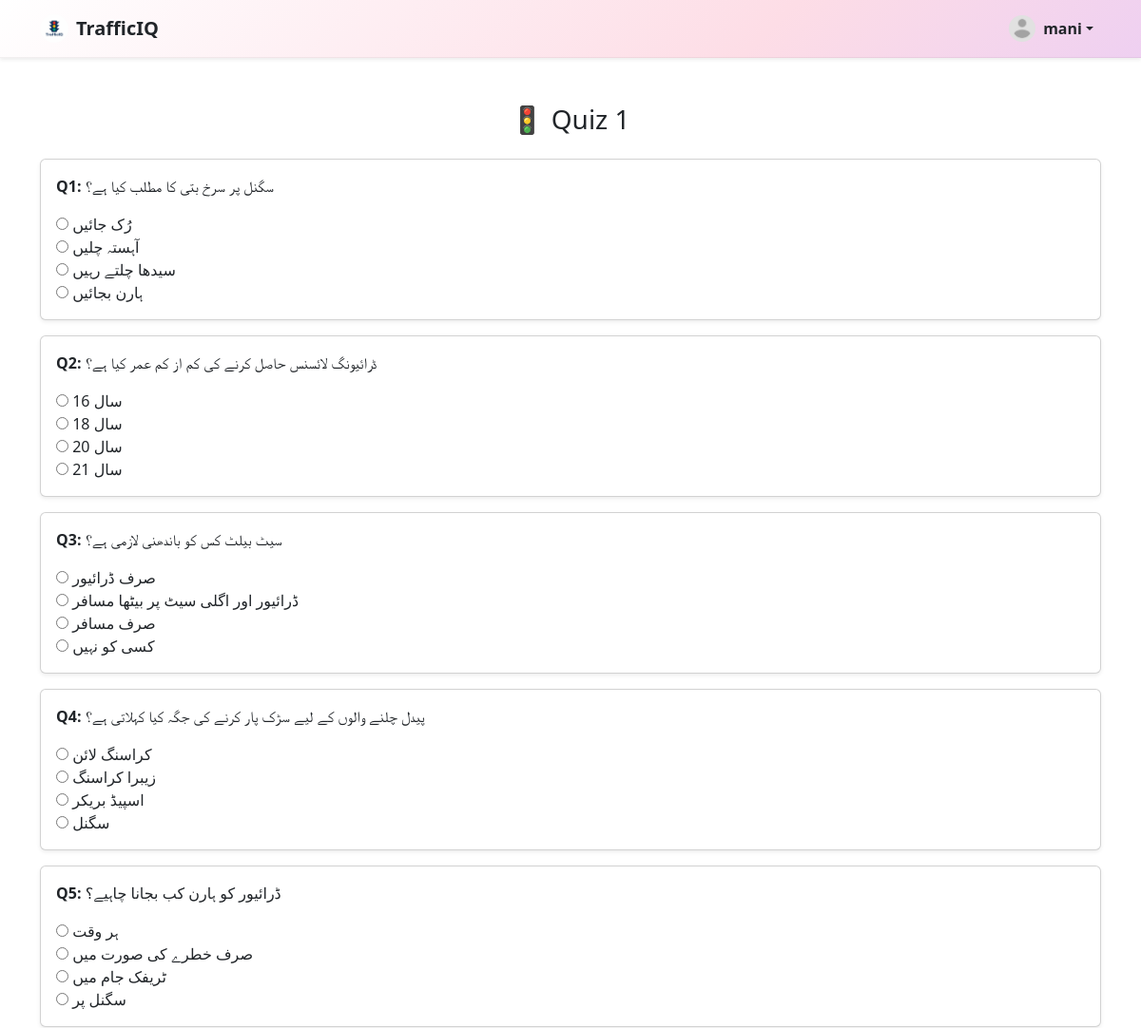
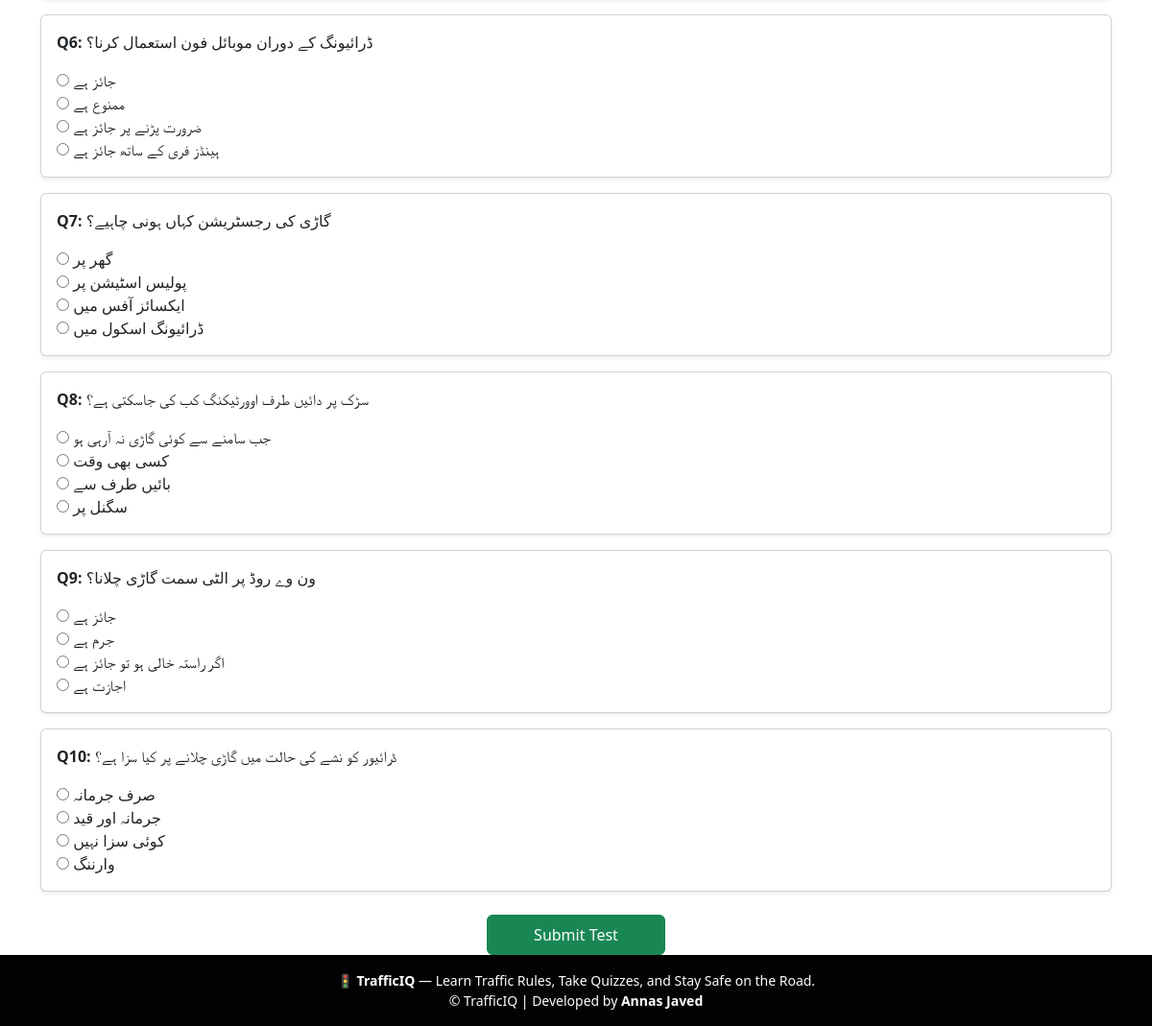
The app's page /en/quiz/3/ (signed in) with its own data (2 pictures, top to bottom).
### Trafficapp/models.py (models this page shows, shortened)
class Profile(models.Model):
    user = models.OneToOneField(User, on_delete=models.CASCADE)
    bio = models.TextField(blank=True, null=True)
    location = models.CharField(max_length=100, blank=True, null=True)
    phone = models.CharField(max_length=15, blank=True, null=True)
    city = models.CharField(max_length=100, blank=True, null=True)
    profile_picture = models.ImageField(
        upload_to='profile_pics/',
        default='profile_pics/default.png',
        blank=True,
        null=True
    )

class QuizTest(models.Model):
    title = models.CharField(max_length=200)
    created_by = models.ForeignKey(User, on_delete=models.CASCADE, null=True, blank=True)
    created_at = models.DateTimeField(auto_now_add=True)

class QuizQuestion(models.Model):
    test = models.ForeignKey(QuizTest, on_delete=models.CASCADE, related_name='questions')
    question = models.TextField()
    option_a = models.CharField(max_length=255)
    option_b = models.CharField(max_length=255)
    option_c = models.CharField(max_length=255)
    option_d = models.CharField(max_length=255)
    image = models.ImageField(upload_to='quiz_images/', blank=True, null=True)
    correct_answer = models.CharField(
        max_length=1,
        choices=ANSWER_CHOICES,
        default='A'
    )
    created_at = models.DateTimeField(auto_now_add=True)

### Trafficapp/views.py (the view, shortened to what this page needs)
# urls.py: path("quiz/<int:test_id>/", views.take_quiz, name="take_quiz"),  # ✅ show questions inside test
@login_required
def take_quiz(request, test_id):
    test = get_object_or_404(QuizTest, id=test_id)  # ✅ prevents DoesNotExist error
    questions = test.questions.all()
    result_data = None  # default state
    return render(request, "Trafficapp/take_quiz.html", {
        "test": test,
        "questions": questions,
        "result_data": result_data,
    })

### Trafficapp/Templates/Trafficapp/take_quiz.html (shortened to what this page needs)
{% extends "base.html" %}
{% block content %}
<div class="container mt-5">
  <h3 class="text-center mb-4">🚦 {{ test.title }}</h3>
  {% if not result_data %}
  <form method="POST">
    {% for q in questions %}
  <div class="card mb-3 shadow-sm">
    <div class="card-body">
      <p><strong>Q{{ forloop.counter }}:</strong> {{ q.question }}</p>
      <div>
        <label><input type="radio" name="{{ q.id }}" value="A" required> {{ q.option_a }}</label><br>
        <label><input type="radio" name="{{ q.id }}" value="B"> {{ q.option_b }}</label><br>
        <label><input type="radio" name="{{ q.id }}" value="C"> {{ q.option_c }}</label><br>
        <label><input type="radio" name="{{ q.id }}" value="D"> {{ q.option_d }}</label>
      </div>
    </div>
  </div>
{% endfor %}
    <div class="text-center mt-4">
      <button type="submit" class="btn btn-success px-5 py-2">Submit Test</button>
    </div>
  </form>
  {% endif %}
</div>
{% endblock %}

### Trafficapp/Templates/base.html (shortened to what this page needs)
{% load static %}
{% load i18n %}
<!DOCTYPE html>
<html lang="en">
<head>
  <link rel="stylesheet" href="{% static 'css/style.css' %}">
  <link href="https://cdn.jsdelivr.net/npm/bootstrap@5.3.3/dist/css/bootstrap.min.css" rel="stylesheet">
  <link rel="stylesheet" href="https://cdn.jsdelivr.net/npm/bootstrap-icons@1.11.3/font/bootstrap-icons.css">
</head>
<body>
{% block navbar %}
  <nav class="navbar navbar-expand-lg pastel-navbar shadow-sm sticky-top">
    <div class="container">
      <a class="navbar-brand d-flex align-items-center text-dark fw-bold" href="{% url 'landing' %}">
        <img src="{% static 'images/trafficiq_logo.png' %}" alt="{% trans 'TrafficIQ Logo' %}" width="30" height="30" class="me-2 rounded-circle">
        {% trans "TrafficIQ" %}
      </a>
      <ul class="navbar-nav ms-auto align-items-center">
        {% if user.is_authenticated %}
        <li class="nav-item dropdown">
          <a class="nav-link dropdown-toggle d-flex align-items-center text-dark fw-semibold" href="#" id="profileDropdown" role="button" data-bs-toggle="dropdown" aria-expanded="false">
            {% if user.profile.profile_picture %}
              <img src="{{ user.profile.profile_picture.url }}" class="rounded-circle me-2" width="28" height="28" alt="{% trans 'Profile' %}">
            {% else %}
              <i class="bi bi-person-circle fs-5 me-1"></i>
            {% endif %}
            {{ user.username }}
          </a>
        </li>
        {% else %}
        <li class="nav-item"><a class="nav-link text-dark fw-semibold" href="{% url 'login' %}">{% trans "Login" %}</a></li>
        {% endif %}
      </ul>
    </div>
  </nav>
{% endblock %}
<main class="">
  {% block content %}{% endblock %}
</main>
{% block footer %}
<footer class="footer mt-auto py-3 text-center">
  <div class="container">
    <p class="mb-0 small">
      🚦 <strong>{% trans "TrafficIQ" %}</strong> — {% trans "Learn Traffic Rules, Take Quizzes, and Stay Safe on the Road." %}
    </p>
    <p class="text-white small mb-0">
      © {{ now|date:"Y" }} {% trans "TrafficIQ" %} | {% trans "Developed by" %} <strong>Annas Javed</strong>
    </p>
  </div>
</footer>
{% endblock %}
</body>
</html>

### Trafficapp/Templates/base.html (style rules this page uses)
html, body { height: 100%; margin: 0; display: flex; flex-direction: column; }
.pastel-navbar { background: linear-gradient(135deg, rgb(255, 255, 255), #fddde6, #e0c3fc, #a8edea); background-size: 200% 200%; animation: pastelShift 12s ease infinite; backdrop-filter: blur(12px); transition: background 0.4s ease; border-bottom: 1px solid rgba(0, 0, 0, 0.05); }
.navbar .nav-link { color: #212529 !important; transition: color 0.3s ease; }
.sticky-top { position: sticky; top: 0; z-index: 1030; }
main { flex: 1; }
.footer { background-color: #020202ff; color: white; position: relative; bottom: 0; width: 100%; }

### records on screen
QuizTest: title "Quiz 1"
QuizQuestion: question "سگنل پر سرخ بتی کا مطلب کیا ہے؟", option_a "رُک جائیں", option_b "آہستہ چلیں", option_c "سیدھا چلتے رہیں", option_d "ہارن بجائیں"
QuizQuestion: question "ڈرائیونگ لائسنس حاصل کرنے کی کم از کم عمر کیا ہے؟", option_a "16 سال", option_b "18 سال", option_c "20 سال", option_d "21 سال"
QuizQuestion: question "سیٹ بیلٹ کس کو باندھنی لازمی ہے؟", option_a "صرف ڈرائیور", option_b "ڈرائیور اور اگلی سیٹ پر بیٹھا مسافر", option_c "صرف مسافر", option_d "کسی کو نہیں"
QuizQuestion: question "پیدل چلنے والوں کے لیے سڑک پار کرنے کی جگہ کیا کہلاتی ہے؟", option_a "کراسنگ لائن", option_b "زیبرا کراسنگ", option_c "اسپیڈ بریکر", option_d "سگنل"
QuizQuestion: question "ڈرائیور کو ہارن کب بجانا چاہیے؟", option_a "ہر وقت", option_b "صرف خطرے کی صورت میں", option_c "ٹریفک جام میں", option_d "سگنل پر"
QuizQuestion: question "ڈرائیونگ کے دوران موبائل فون استعمال کرنا؟", option_a "جائز ہے", option_b "ممنوع ہے", option_c "ضرورت پڑنے پر جائز ہے", option_d "ہینڈز فری کے ساتھ جائز ہے"
QuizQuestion: question "گاڑی کی رجسٹریشن کہاں ہونی چاہیے؟", option_a "گھر پر", option_b "پولیس اسٹیشن پر", option_c "ایکسائز آفس میں", option_d "ڈرائیونگ اسکول میں"
QuizQuestion: question "سڑک پر دائیں طرف اوورٹیکنگ کب کی جاسکتی ہے؟", option_a "جب سامنے سے کوئی گاڑی نہ آرہی ہو", option_b "کسی بھی وقت", option_c "بائیں طرف سے", option_d "سگنل پر"
QuizQuestion: question "ون وے روڈ پر الٹی سمت گاڑی چلانا؟", option_a "جائز ہے", option_b "جرم ہے", option_c "اگر راستہ خالی ہو تو جائز ہے", option_d "اجازت ہے"
QuizQuestion: question "ڈرائیور کو نشے کی حالت میں گاڑی چلانے پر کیا سزا ہے؟", option_a "صرف جرمانہ", option_b "جرمانہ اور قید", option_c "کوئی سزا نہیں", option_d "وارننگ"

### other values on screen
{{ user.username }} "mani"
